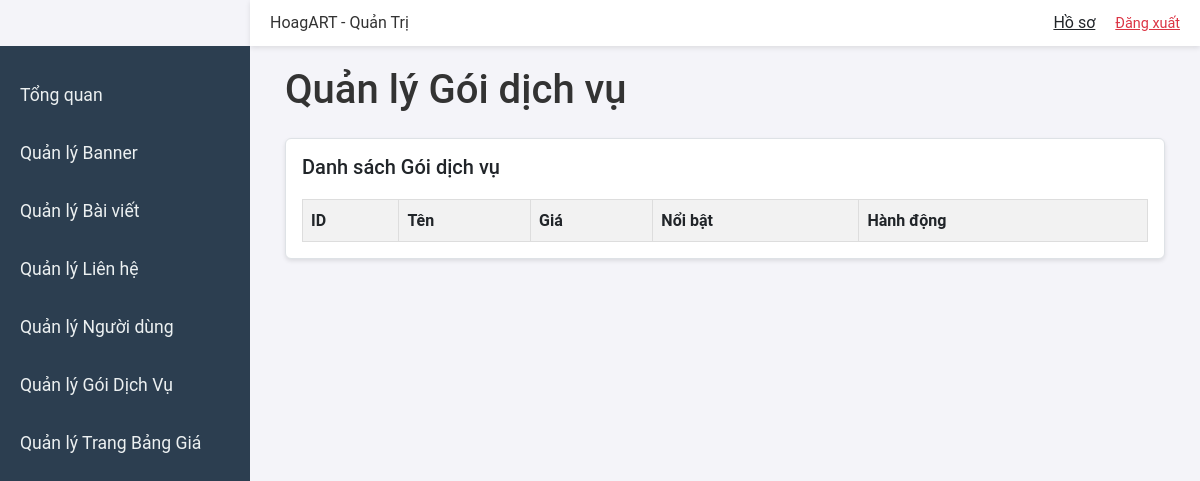
Before: /admin/pricing (signed in) with the older database file.
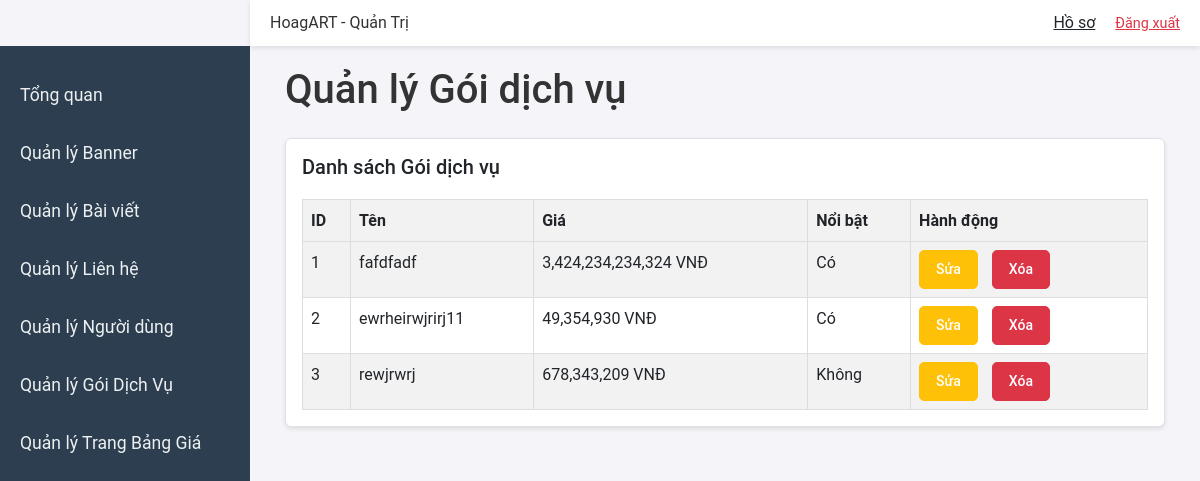
After: the same page with the newer database file.
### app/models/pricing.py (models this page shows)
class Pricing(db.Model):
    id = db.Column(db.Integer, primary_key=True)
    name = db.Column(db.String(100), nullable=False)
    price = db.Column(db.Float, nullable=False)
    description = db.Column(db.Text)
    features = db.Column(db.Text)  # Lưu danh sách tính năng, cách nhau bằng dòng mới
    featured = db.Column(db.Boolean, default=False)  # Gói nổi bật

### app/blueprints/admin/routes.py (the view)
@admin_bp.route('/pricing', methods=['GET'])
@login_required
@admin_required
def manage_pricing():
    pricings = Pricing.query.all()
    return render_template('admin/pricing.html', pricings=pricings)

### app/blueprints/admin/routes.py (called while the page is built)
def admin_required(f):
    @wraps(f)
    def decorated_function(*args, **kwargs):
        if not current_user.is_authenticated or not current_user.is_admin:
            flash('Bạn không có quyền truy cập trang này.', 'error')
            return redirect(url_for('main.home'))
        return f(*args, **kwargs)
    return decorated_function

### app/templates/admin/pricing.html (shortened to what this page needs)
{% extends "admin/base.html" %}  {% block content %}
<div class="container-fluid">
    <h1 class="mb-4">Quản lý Gói dịch vụ</h1>
    <div class="card">
        <div class="card-body">
            <h5>Danh sách Gói dịch vụ</h5>
            <table class="table table-striped">
                <thead>
                    <tr>
                        <th>ID</th>
                        <th>Tên</th>
                        <th>Giá</th>
                        <th>Nổi bật</th>
                        <th>Hành động</th>
                    </tr>
                </thead>
                <tbody>
                    {% for pricing in pricings %}
                    <tr>
                        <td>{{ pricing.id }}</td>
                        <td>{{ pricing.name }}</td>
                        <td>{{ "{:,.0f}".format(pricing.price) }} VNĐ</td>
                        <td>{{ 'Có' if pricing.featured else 'Không' }}</td>
                        <td>
                            <a
                                href="{{ url_for('admin.edit_pricing', id=pricing.id) }}"
                                class="btn btn-sm btn-warning"
                                >Sửa</a
                            >
                            <form
                                action="{{ url_for('admin.delete_pricing', id=pricing.id) }}"
                                method="POST"
                                style="display: inline"
                            >
                                <button
                                    type="submit"
                                    class="btn btn-sm btn-danger"
                                    onclick="return confirm('Bạn có chắc muốn xóa?')"
                                >
                                    Xóa
                                </button>
                            </form>
                        </td>
                    </tr>
                    {% endfor %}
                </tbody>
            </table>
        </div>
    </div>
</div>
{% endblock %}

### app/templates/admin/base.html (shortened to what this page needs)
<!DOCTYPE html>
<html lang="vi">
    <head>
        <link
            href="https://cdn.jsdelivr.net/npm/bootstrap@5.3.0/dist/css/bootstrap.min.css"
            rel="stylesheet"
        />
        <link
            rel="stylesheet"
            href="{{ url_for('static', filename='css/style.css') }}"
        />
    </head>
    <body>
        <div
            class="navbar-admin d-flex justify-content-between align-items-center"
        >
            <div class="logo">HoagART - Quản Trị</div>
            <div>
                <a href="{{ url_for('main.profile') }}" class="text-dark me-3"
                    >Hồ sơ</a
                >
                <a href="{{ url_for('auth.logout') }}" class="text-danger"
                    >Đăng xuất</a
                >
            </div>
        </div>
        <div class="d-flex">
            <div class="sidebar">
                <a href="{{ url_for('admin.dashboard') }}">Tổng quan</a>
                <a href="{{ url_for('admin.manage_banners') }}"
                    >Quản lý Banner</a
                >
                <a href="{{ url_for('admin.manage_posts') }}"
                    >Quản lý Bài viết</a
                >
                <a href="{{ url_for('admin.manage_contact') }}"
                    >Quản lý Liên hệ</a
                >
                <a href="{{ url_for('admin.manage_users') }}"
                    >Quản lý Người dùng</a
                >
                <a href="{{ url_for('admin.manage_pricing') }}"
                    >Quản lý Gói Dịch Vụ</a
                >
                <a href="{{ url_for('admin.manage_pricing_page') }}"
                    >Quản lý Trang Bảng Giá</a
                >
            </div>
            <div class="content flex-grow-1">
                 {% block content %}{%
                endblock %}
            </div>
        </div>
    </body>
</html>

### app/static/css/style.css (style rules this page uses)
:root { --primary-color: #00c4cc; --secondary-color: #ff4d4d; --dark-bg: #1a252f; --light-bg: #f5f5f5; --text-color: #333; --light-text: #fff; --shadow-light: 0 4px 10px rgba(0, 0, 0, 0.1); --shadow-dark: 0 8px 20px rgba(0, 0, 0, 0.2); --navbar-height: 60px; --carousel-height: calc(92.5vh - var(--navbar-height)); --thumbnail-height: calc(7.5vh - 10px); --thumbnail-width: 100px; --thumbnail-group-width: calc(var(--thumbnail-width) * 6 + 30px); }
* { margin: 0; padding: 0; box-sizing: border-box; }
body { font-family: 'Roboto', 'Arial', sans-serif; line-height: 1.6; color: var(--text-color); background-color: var(--light-bg); height: 100vh; overflow-y: auto; overflow-x: hidden; }
table { width: 100%; border-collapse: collapse; margin-bottom: 20px; }
table, th, td { border: 1px solid #ddd; }
th, td { padding: 12px; text-align: left; }
th { background-color: #34495e; color: var(--light-text); }
tr:nth-child(even) { background-color: #f9f9f9; }
.btn { background-color: var(--primary-color); color: var(--light-text); padding: 8px 15px; text-decoration: none; border-radius: 5px; transition: background-color 0.3s; font-weight: 500; margin-right: 10px; }
.table { width: 100%; border-collapse: collapse; margin-top: 20px; }
.table th, .table td { border: 1px solid #ddd; padding: 8px; text-align: left; }
.table th { background-color: #f2f2f2; }
.btn { padding: 8px 16px; border-radius: 5px; text-decoration: none; display: inline-block; }
.btn-danger { background-color: #dc3545; color: #fff; }
.text-danger { color: #dc3545; font-size: 0.9em; }
.card { border: 1px solid #dee2e6; border-radius: 0.375rem; box-shadow: 0 2px 4px rgba(0, 0, 0, 0.1); }
.container-fluid { padding-left: 15px; padding-right: 15px; }
.btn-warning { background-color: #ffc107; border-color: #ffc107; }
.btn-danger { background-color: #dc3545; border-color: #dc3545; }
.table { margin-bottom: 0; }
.table-striped tbody tr:nth-of-type(odd) { background-color: rgba(0, 0, 0, 0.05); }

### app/templates/admin/base.html (style rules this page uses)
body { font-family: "Roboto", sans-serif; background-color: #f4f4f9; margin: 0; }
.sidebar { background-color: #2c3e50; min-height: 100vh; padding-top: 20px; width: 250px; position: fixed; }
.sidebar a { color: #ecf0f1; padding: 15px 20px; display: block; text-decoration: none; font-size: 1.1rem; }
.content { margin-left: 250px; padding: 20px; min-height: 100vh; }
.navbar-admin { background-color: #ffffff; box-shadow: 0 2px 5px rgba(0, 0, 0, 0.1); padding: 10px 20px; margin-left: 250px; }

Changed rows visible on the page:
added Pricing: id "1", name "fafdfadf", price "3,424,234,234,324", featured "Có"
added Pricing: id "2", name "ewrheirwjrirj11", price "49,354,930", featured "Có"
added Pricing: id "3", name "rewjrwrj", price "678,343,209", featured "Không"
